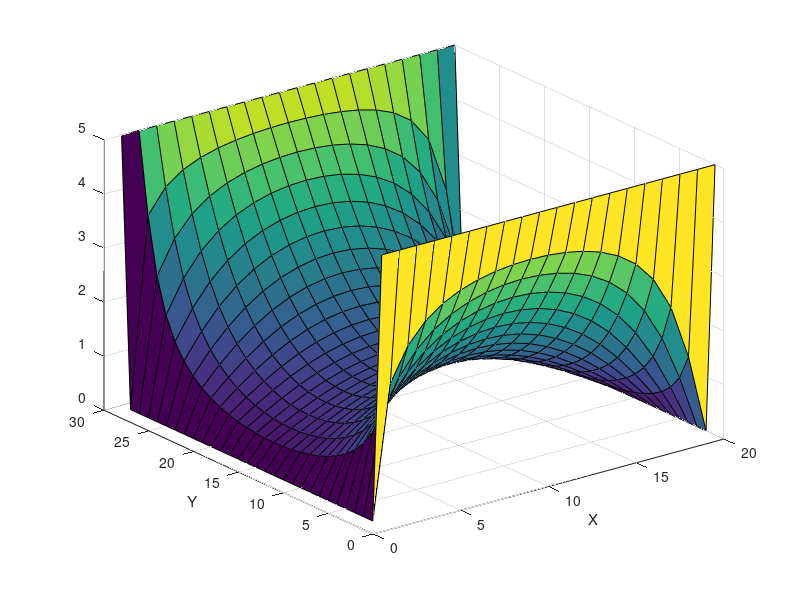

The MATLAB script that drew this image: (Note: this script raises an error after producing the figure.)
%% ELEC 4700 Assignment 2
% [redacted]
% [redacted]
%% Submitted: Feb. 22, 2019

%% Part One: Electrostatic Potential with Vo Fixed at Each End

% Simulation parameters
clear; clc;
L = 30;    % Length
W = 20;      % Width
Vo = 5;     % Fixed potential source

% using GV = F as the matrix solution
G = zeros(L*W);
F = zeros(1,L*W);
for i = 1:L
    for j = 1:W
        N = j + (i-1)*W;
        Nxm = j + (i-2)*W;
        Nxp = j + i*W;
        Nym = j-1 + (i-1)*W;
        Nyp = j+1 + (i-1)*W;
        if i == 1 
            G(N,N) = 1;
            F(N)=Vo; 
        elseif i == L
            G(N,N) = 1;
            F(N) = Vo;
        elseif j == 1
            G(N,N) = 1;
        elseif j == W
            G(N,N) = 1;
        else
            G(N,N)=-4;
            G(N,Nxm)=1;
            G(N,Nxp)=1;
            G(N,Nym)=1;
            G(N,Nyp)=1;
        end
    end
end
% Convert to sparse after allocating locations to improve efficiency 
G = sparse(G);
F = sparse(F);
Vsol = G\F';

% Reformat
Vmap = zeros(W,L);
for j = 1:W
    for i = 1:L
        n = j + (i - 1) * W;
        Vmap(j, i) = Vsol(n);
    end
end

figure(2)
surf(Vmap)
title(' Voltage Map for Numerical Solution')
view(10,45)

%%
% Numeric solution to laplace equation
V = zeros(L,W);
V(L,:) = Vo;
V(1,:) = Vo;
[X,Y] = meshgrid(1:W,1:L);  % Mesh grid for plotting
for x= (-L/2+1):L/2
    for y=1:W
        if (x == (-L/2+1) || x == (L/2))
            V(x+L/2,y) = Vo;
        elseif (y == 1 || y == W)
            V(x+L/2,y) = 0;
        else
            for N=1:2:251
                V(x+L/2,y) = V(x+L/2,y) + 4*Vo/pi*1/N*cosh(N*pi*x/W)/cosh(N*pi*0.5*L/W)*sin(N*pi*y/W);
            end
        end
    end
end

figure(2)
title('part1(b)');
surf(X,Y,V);
xlabel('X');
ylabel('Y');
%% Part One Conclusion
% The solution found in the meshing method is very similar to the solution
% developed in the analytical analysis. The problem with the analytic
% solution is that it requires a infinite sumation. I set n to 250 steps to
% get a clear value. This method slower than the meshing method (due to
% Matlab's sparse techniques) but can reproduce a more accurate result.
%% Part Two A: Current Flow
% Simulation parameters
clear; clc;
L = 30;                     % Length
W = 20;                     % Width
[X,Y] = meshgrid(1:L,1:W);  % Mesh grid for plotting
Vo = 5;                     % Fixed potential source
G = zeros(L*W,L*W);         % G matrix
F = zeros(L*W,1);           % F matrix
sigma1 = 1;                 % Sigma value 1    
sigma2 = 1e-2;              % Sigma value 2

% Solve Simulation
[S,V,J] = solveG(L,W,0.4,0.6,0.4,0.6,sigma1,sigma2,Vo);

% plot for sigma
figure(3)
surf(S);
title('Resistive Surface Plot');

% plot for voltage
figure(4);
surf(X,Y,V);
title('Surface Plot for Voltage');

% Electric fields plots
[Ex, Ey] = gradient(V);
Ex = -Ex;
Ey = -Ey;

figure(5);
surf(Ex);
title('Surface Plot of X-Component Electric Field');

figure(6);
surf(Ey);
title('Surface Plot of Y-Component Electric Field');

figure (7)
quiver(X,Y,Ex, Ey);
title('Electric Field Vector Plot');

% Current Densities
Jx = S.*Ex;
Jy = S.*Ey;

figure(8)
surf(J)
title('Surface Plot of Current Density');

figure(9)
quiver(X,Y,Jx, Jy);
title('Vector Plot of Current Density');
%% Part Two B: Mesh Density
% Simulation parameters
clear; clc;
Vo = 5;         % Fixed potential source
sigma1 = 1;     % Sigma value 1    
sigma2 = 1e-2;  % Sigma value 2
n = 1;          % Iteration
% Solve system using increasing mesh sizes
for i=20:10:100
    [S,V,J] = solveG((3/2)*i,i,0.4,0.6,0.4,0.6,sigma1,sigma2,Vo);
    C_columns = sum(J, 1);               
    C(n) = sum(C_columns);  % Current at size
    ms(n) = i;              % Mesh Size
    n = n+1;                % Iterate
end
% Plot total current vs mesh size    
figure(10)
plot(ms,C);
title('Current vs. Mesh Size');
%% Part Two C: Narrowing Bottle Neck
% Simulation parameters
clear; clc;
L = 30;                     % Length
W = 20;                     % Width
Vo = 5;                     % Fixed potential source
sigma1 = 1;                 % Sigma value 1    
sigma2 = 1e-2;              % Sigma value 2
n = 1;      
for i=0.1:0.01:0.9
    Lower = 0.5-(i/2);
    Upper = 0.5+(i/2);
    [S,V,J] = solveG(L,W,0.4,0.6,Lower,Upper,sigma1,sigma2,Vo);
    C_columns = sum(J, 1);  % sum of current density is current               
    C(n) = sum(C_columns);  % need to get a scalar
    Gap(n) = i;
    n = n+1;
end
    
figure(11)
plot(Gap,C);
title('Current vs. Bottle Neck')
%% Part Two D: Resistivity in Bottle Neck
% Simulation parameters
clear; clc;
L = 30;                     % Length
W = 20;                     % Width
Vo = 5;                     % Fixed potential source
sigma1 = 1;                 % Sigma value 1    
sigma2 = 1e-2;              % Sigma value 2
n = 1;      
for i=sigma2:0.01:1
    [S,V,J] = solveG(L,W,0.4,0.6,0.4,0.6,sigma1,i,Vo);
    C_columns = sum(J, 1);  % sum of current density is current               
    C(n) = sum(C_columns);  % need to get a scalar
    rs(n) = i;
    n = n+1;
end
figure(12)
plot(rs,C);
title('Current vs. sigma')
%% Additional Functions Used
function [S,V,J] = solveG(L,W,Lb1,Lb2,Wb1,Wb2,sigma1,sigma2,Vo)
    G = zeros(L*W); % G matrix
    F = zeros(1,L*W);   % F matrix
    S = zeros(W,L);    % Mapped sigmas
    % Fill a 2D array for the sigma surface plot
    for x = 1:L
        for y = 1:W
            if x >= Lb1*L && x <= Lb2*L && (y <= Wb1*W || y >= Wb2*W)
                S(y,x) = sigma2;
            else
                S(y,x) = sigma1;
            end
        end
    end
    for i = 1:L
        for j = 1:W
            N = j + (i-1)*W;
            Nxm = j + (i-2)*W;
            Nxp = j + i*W;
            Nym = j-1+(i-1)*W;
            Nyp = j+1+(i-1)*W;
            % Fixed current end (left) 
            if i == 1
                G(N, N) = 1;
                F(N) = Vo;
            % Right boundary
            elseif i == L
                G(N, N) = 1;
            % Lower boundary
            elseif j == 1  
                % Lower boundary in high resistive area
                if i > Lb1*L && i < Lb2*L 
                    G(N, N) = -3;
                    G(N, Nyp) = sigma2;
                    G(N, Nxp) = sigma2;
                    G(N, Nxm) = sigma2;
                % Lower boundary in low resistive area
                else
                    G(N, N) = -3;
                    G(N, Nyp) = sigma1;
                    G(N, Nxp) = sigma1;
                    G(N, Nxm) = sigma1;
                end
            % Upper Boundary    
            elseif j == W
                % Upper boundary in high resistive area
                if i > Lb1*L && i < Lb2*L 
                    G(N, N) = -3;
                    G(N, Nym) = sigma2;
                    G(N, Nxp) = sigma2;
                    G(N, Nxm) = sigma2;
                % Upper boundary in low resistive area
                else
                    G(N, N) = -3;
                    G(N, Nym) = sigma1;
                    G(N, Nxp) = sigma1;
                    G(N, Nxm) = sigma1;
                end
            % Inner area    
            else
                if i > Lb1*L && i < Lb2*L && (j < Wb1*W||j > Wb2*W)
                    % High resistive area
                    G(N, N) = -4;
                    G(N, Nyp) = sigma2;
                    G(N, Nym) = sigma2;
                    G(N, Nxp) = sigma2;
                    G(N, Nxm) = sigma2;
                else
                    % Low resistive area
                    G(N, N) = -4;
                    G(N, Nyp) = sigma1;
                    G(N, Nym) = sigma1;
                    G(N, Nxp) = sigma1;
                    G(N, Nxm) = sigma1;
                end
            end
        end
    end
    
    % Solve and reformat 
    G = sparse(G);
    F = sparse(F);
    Vsol = G\F';
    % Reformat
    V = zeros(W,L);
    for j = 1:W
        for i = 1:L
            n = j + (i - 1) * W;
            V(j, i) = Vsol(n);
        end
    end
    
    % Electric fields 
    [Ex, Ey] = gradient(V);
    Ex = -Ex;
    Ey = -Ey;
    
    % Current Densities
    Jx = S.*Ex;
    Jy = S.*Ey;
    J = sqrt(Jx.^2 + Jy.^2);
end
%% Part Two Conclusion
% The results from part 2a match what I was expecting from the simulation.
% Using the relative sensitivity plot as a baseline, the voltage is
% constant until the bottle neck where there is some leakage through the
% middle. This is also seen in the electric field vector plot as well as 
% the current density where it behaves according to the Maxwell 
% relationship. The current increases as the mesh size increases. This
% value should converge as the system should get more realisistic with the
% smaller squares. As the gap increased the current increased indicating 
% the overall resistance decreased. As the barrier conductivity increased 
% the current. Overall I believe my simulation has some bugs but overall
% conveys a realisitic simulation for the requirements. 
% increased. This is due to the overall decrease in resistance. 